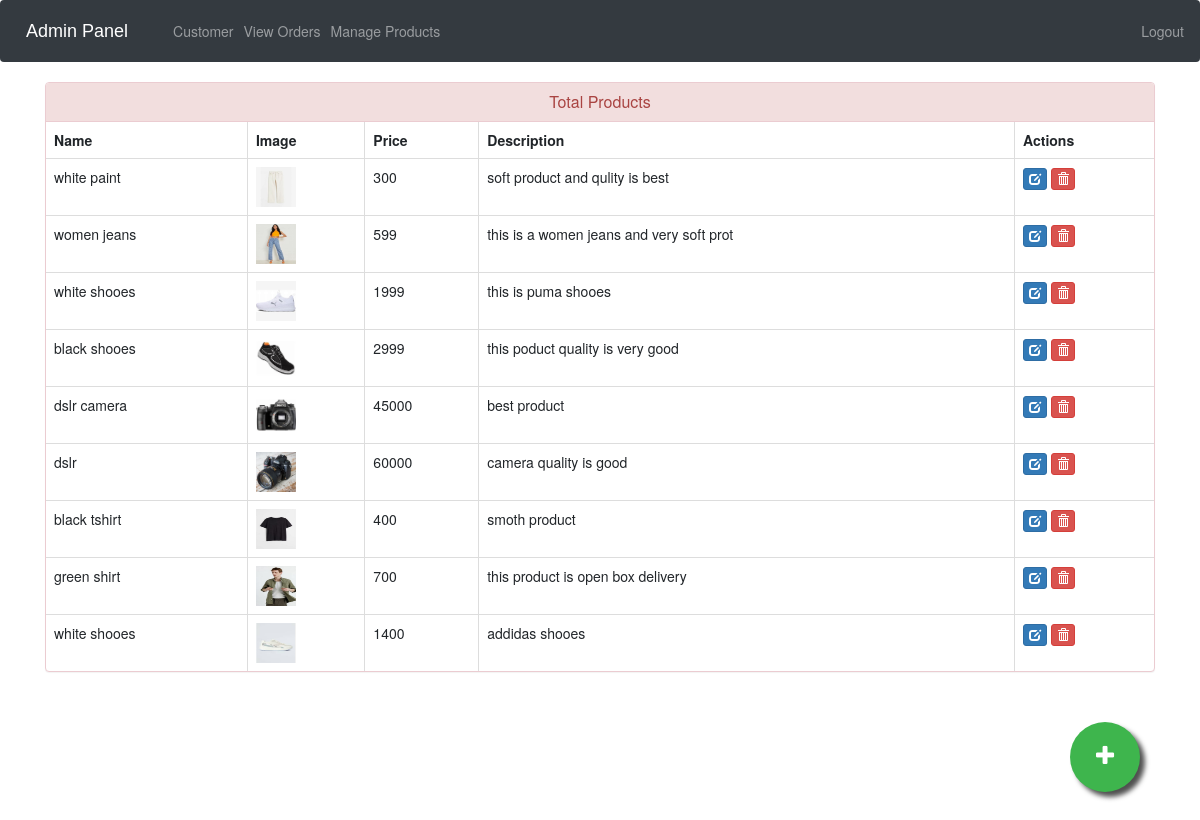
The page /admin-products (signed in) on the database its author committed.
### ecom/models.py (models this page shows, shortened)
class Product(models.Model):
    name=models.CharField(max_length=40)
    product_image= models.ImageField(upload_to='product_image/Customerprofilepic',null=True,blank=True)
    price = models.PositiveIntegerField()
    description=models.CharField(max_length=40)

### ecom/views.py (the view)
# urls.py: path('admin-products', views.admin_products_view,name='admin-products'),
@login_required(login_url='adminlogin')
def admin_products_view(request):
    products=models.Product.objects.all()
    return render(request,'ecom/admin_products.html',{'products':products})

### templates/ecom/admin_products.html (shortened to what this page needs)
{% extends 'ecom/admin_base.html' %}
{% load static %}
{% block content %}
<head>
  <link href="//netdna.bootstrapcdn.com/bootstrap/3.0.0/css/bootstrap.min.css" rel="stylesheet" id="bootstrap-css">
</head>
<div class="container">
  <div class="panel panel-danger">
    <div class="panel-heading">
      <h6 class="panel-title">Total Products</h6>
    </div>
    <table class="table table-hover table-bordered" id="dev-table">
      <thead>
        <tr>
          <th>Name</th>
          <th>Image</th>
          <th>Price</th>
          <th>Description</th>
          <th>Actions</th>
        </tr>
      </thead>
      {% for p in products %}
  {% if p %}
      <tr>
        <td> {{p.name}}</td>
        <td> <img src="{% static p.product_image.url %}" alt="Profile Pic" height="40px" width="40px" /></td>
        <td>{{p.price}}</td>
        <td>{{p.description}}</td>
        <td><a class="btn btn-primary btn-xs" href="{% url 'update-product' p.id  %}"><span class="glyphicon glyphicon-edit"></span></a>
          <a class="btn btn-danger btn-xs" href="{% url 'delete-product' p.id  %}"><span class="glyphicon glyphicon-trash"></span></a></td>
      </tr>
      {%else%}
      <br><br><br>
      <h1>No Products!!</h1>
      {% endif %}
      {% endfor %}
    </table>
  </div>
</div>
<a href="/admin-add-product" class="float">
<i class="fa fa-plus my-float"></i>
</a>
{% endblock content %}

### templates/ecom/admin_base.html (style rules this page uses)
.fa { font-size: 23px; width: 60px; text-align: center; text-decoration: none; margin: 5px 2px; border-radius: 50%; }

### templates/ecom/admin_products.html (style rules this page uses)
a:link { text-decoration: none; }
h6 { text-align: center; }
.float { position:fixed; width:70px; height:70px; bottom:60px; right:60px; background-color:#3eb54d; color:#FFF; border-radius:50px; text-align:center; box-shadow: 5px 5px 5px #505050; }
.my-float { margin-top:22px; }

### rows shown on the page
Product: name "white paint", product_image (picture), price "300", description "soft product and qulity is best"
Product: name "women jeans", product_image (picture), price "599", description "this is a women jeans and very soft prot"
Product: name "white shooes", product_image (picture), price "1999", description "this is puma shooes"
Product: name "black shooes", product_image (picture), price "2999", description "this poduct quality is very good"
Product: name "dslr camera", product_image (picture), price "45000", description "best product"
Product: name "dslr", product_image (picture), price "60000", description "camera quality is good"
Product: name "black tshirt", product_image (picture), price "400", description "smoth product"
Product: name "green shirt", product_image (picture), price "700", description "this product is open box delivery"
Product: name "white shooes", product_image (picture), price "1400", description "addidas shooes"
